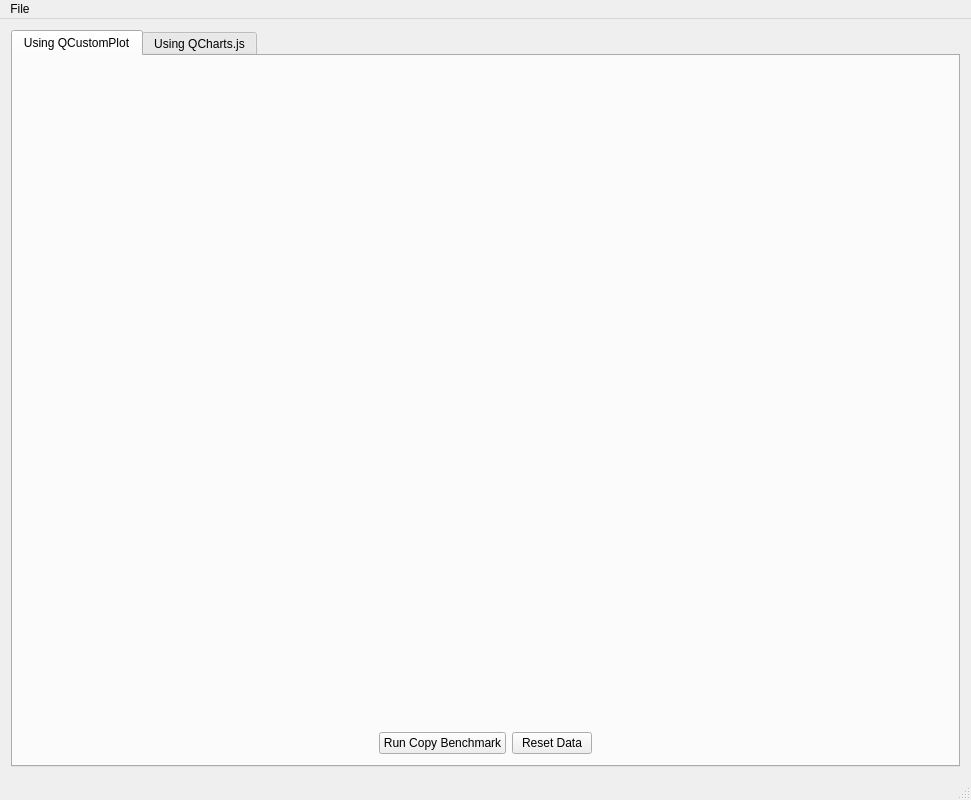
<?xml version="1.0" encoding="UTF-8"?>
<ui version="4.0">
 <class>MainWindow</class>
 <widget class="QMainWindow" name="MainWindow">
  <property name="geometry">
   <rect>
    <x>0</x>
    <y>0</y>
    <width>971</width>
    <height>800</height>
   </rect>
  </property>
  <property name="windowTitle">
   <string>MainWindow</string>
  </property>
  <widget class="QWidget" name="centralWidget">
   <layout class="QGridLayout" name="gridLayout_3">
    <item row="0" column="0">
     <widget class="QTabWidget" name="tabWidget">
      <property name="tabPosition">
       <enum>QTabWidget::North</enum>
      </property>
      <property name="tabShape">
       <enum>QTabWidget::Rounded</enum>
      </property>
      <property name="currentIndex">
       <number>0</number>
      </property>
      <widget class="QWidget" name="tabQCustom">
       <attribute name="title">
        <string>Using QCustomPlot</string>
       </attribute>
       <layout class="QGridLayout" name="gridLayout">
        <item row="2" column="0">
         <spacer name="horizontalSpacerLeft">
          <property name="orientation">
           <enum>Qt::Horizontal</enum>
          </property>
          <property name="sizeHint" stdset="0">
           <size>
            <width>40</width>
            <height>20</height>
           </size>
          </property>
         </spacer>
        </item>
        <item row="2" column="3">
         <spacer name="horizontalSpacerRight">
          <property name="orientation">
           <enum>Qt::Horizontal</enum>
          </property>
          <property name="sizeHint" stdset="0">
           <size>
            <width>40</width>
            <height>20</height>
           </size>
          </property>
         </spacer>
        </item>
        <item row="2" column="1">
         <widget class="QPushButton" name="buttonCopyBenchmark">
          <property name="text">
           <string>Run Copy Benchmark</string>
          </property>
         </widget>
        </item>
        <item row="2" column="2">
         <widget class="QPushButton" name="buttonResetData">
          <property name="text">
           <string>Reset Data</string>
          </property>
         </widget>
        </item>
        <item row="0" column="0" colspan="4">
         <widget class="QCustomPlot" name="benchmarkGraph" native="true"/>
        </item>
       </layout>
      </widget>
      <widget class="QWidget" name="tabQChart">
       <attribute name="title">
        <string>Using QCharts.js</string>
       </attribute>
       <layout class="QGridLayout" name="gridLayout_2">
        <item row="0" column="0">
         <widget class="QWidget" name="qmlWidget" native="true">
          <property name="sizePolicy">
           <sizepolicy hsizetype="Expanding" vsizetype="Expanding">
            <horstretch>0</horstretch>
            <verstretch>0</verstretch>
           </sizepolicy>
          </property>
         </widget>
        </item>
       </layout>
      </widget>
     </widget>
    </item>
   </layout>
  </widget>
  <widget class="QMenuBar" name="menuBar">
   <property name="geometry">
    <rect>
     <x>0</x>
     <y>0</y>
     <width>971</width>
     <height>21</height>
    </rect>
   </property>
   <widget class="QMenu" name="menuFile">
    <property name="title">
     <string>File</string>
    </property>
    <addaction name="actionQuit"/>
   </widget>
   <addaction name="menuFile"/>
  </widget>
  <widget class="QStatusBar" name="statusBar"/>
  <action name="actionQuit">
   <property name="text">
    <string>Quit</string>
   </property>
  </action>
 </widget>
 <layoutdefault spacing="6" margin="11"/>
 <customwidgets>
  <customwidget>
   <class>QCustomPlot</class>
   <extends>QWidget</extends>
   <header>qcustomplot.h</header>
   <container>1</container>
  </customwidget>
 </customwidgets>
 <resources/>
 <connections>
  <connection>
   <sender>actionQuit</sender>
   <signal>triggered()</signal>
   <receiver>MainWindow</receiver>
   <slot>close()</slot>
   <hints>
    <hint type="sourcelabel">
     <x>-1</x>
     <y>-1</y>
    </hint>
    <hint type="destinationlabel">
     <x>450</x>
     <y>243</y>
    </hint>
   </hints>
  </connection>
 </connections>
 <slots>
  <slot>doBenchmark()</slot>
 </slots>
</ui>
